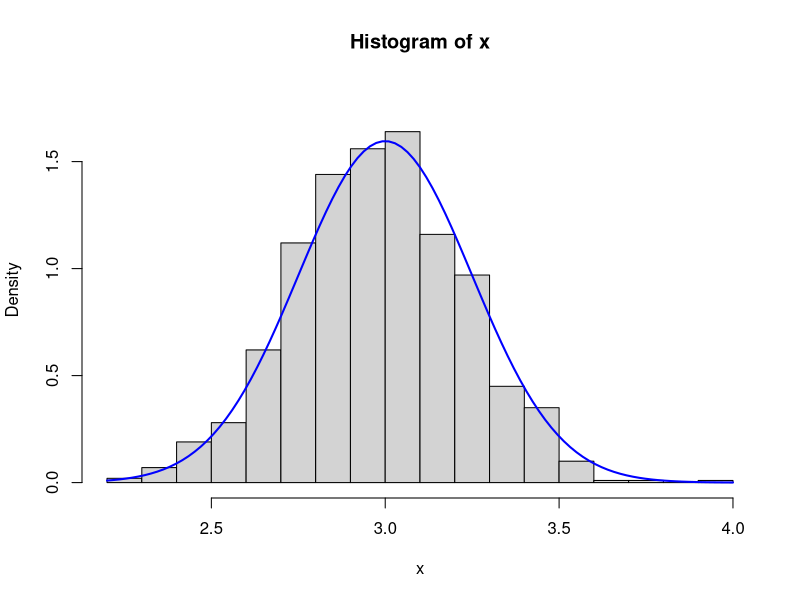
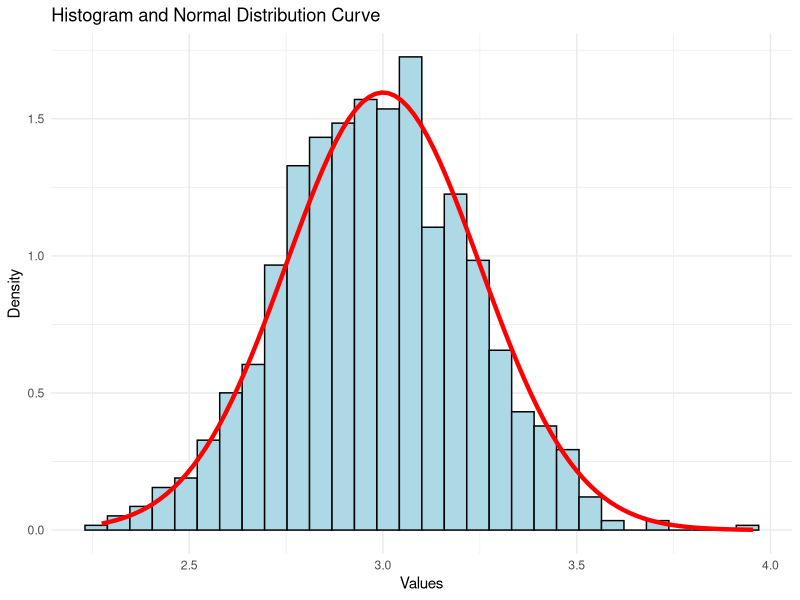
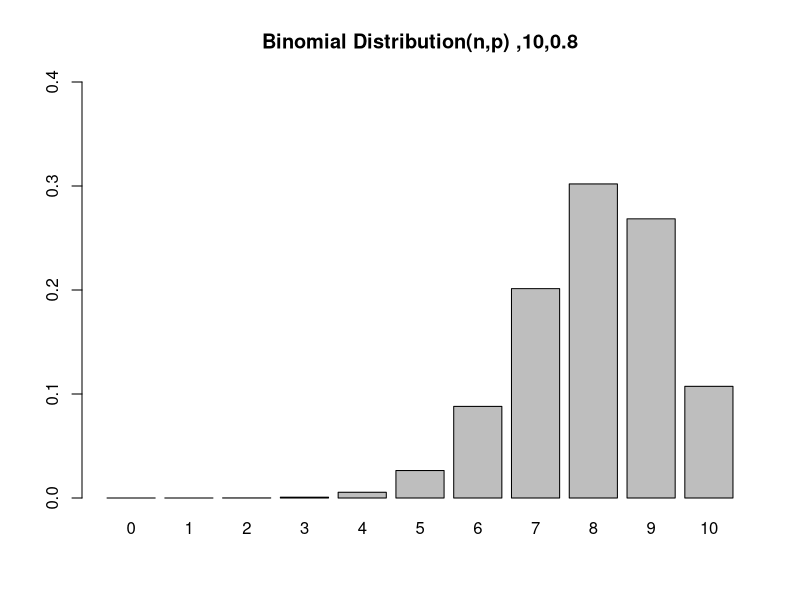

Write the R code that produced these figures, in order.
getwd()


# Exercise 1 - Generate 1000 numbers from a normal distribution with mean 3 and sd = .25 and write to the object called x.
# Normal Distribution
?rnorm

# rnorm(n, mean, sd)
m <- 3
s_d <- 0.25

x <- rnorm(1000, mean = m, sd = s_d )

# Exercise 2 - Create the histogram of the data generated in the previous item and add a layer with the normal curve.
?hist

hist(x, prob=TRUE, ylim=c(0,1.80),breaks=20, main = "Histogram of x")
curve(dnorm(x, m, s_d), add=TRUE, col="blue", lwd=2)

# Other way
install.packages("ggplot2")
library(ggplot2)

graphic <- ggplot(data.frame(x), aes(x)) +
  geom_histogram(aes(y = ..density..), bins = 30, color = "black", fill = "lightblue") +
  stat_function(fun = dnorm, args = list(mean = m, sd = s_d), color = "red", size = 1.5) +
  labs(title = "Histogram and Normal Distribution Curve",
       x = "Values",
       y = "Density") +
  theme_minimal()

graphic

# Exercise 3 - Assume that 80% of adults with allergies report symptomatic relief with a specific medication.
# If the drug is given to 10 new patients with allergies, what is the probability that it will be
# effective at exactly seven?

# Binomial Distribution
?dbinom

# dbinom(x, size, prob, log = FALSE)
s <- 10
p <- 0.8
x <- 7

probability_03 <- dbinom(x, size = s, prob = p)
percentage_03 <- probability_03 * 100

cat("The probability that it is effective at exactly seven is:", round(percentage_03, 2), "%\n")

# Graph to know any probability
graph <- function(n,p){
  x <- dbinom(0:n,size=n,prob=p)
  barplot(x,ylim=c(0,0.4),names.arg=0:n,
          main=sprintf(paste('Binomial Distribution(n,p) ',n,p,sep=',')))
}
graph(10,0.8)


# Exercise 4 - Suppose the test results of an entrance exam fit a normal distribution.
# Also, the mean test score is 72 and the standard deviation is 15.2.
# What percentage of students scored 84 or higher on the exam?

# Cumulative Distribution of the Normal Distribution.
?pnorm

# pnorm(q, mean = 0, sd = 1, lower.tail = TRUE, log.p = FALSE)
m <- 72
s_d <- 15.2
limit_score <- 84

percentage_students <- pnorm(limit_score, mean = m, sd = s_d, lower.tail=FALSE)
percentage_04 <- percentage_students * 100

cat("The percentage of students who scored 84 or higher on the exam is:", round(percentage_04, 2), "%\n")

# We apply the pnorm function of the normal distribution with mean 72 and standard deviation 15.2.
# Since we are looking for the percentage of students with a score greater than 84,
# we are interested in the upper tail of the normal distribution.


# Exercise 5 - Suppose the average check-out time for a supermarket cashier is three minutes.
# Find the probability that a customer checkout is completed by the cashier in less than two minutes.

# Exponential Distribution
?pexp

# pexp(q, rate = 1, lower.tail = TRUE, log.p = FALSE)
mean_check_out <- 3

probability_05 <- pexp(2, rate = 1/mean_check_out, lower.tail = TRUE)
percentage_05 <- probability_05 * 100

cat("The probability that a customer checkout is completed by the cashier in less than two minutes is:", round(percentage_05, 2), "%\n")

# The checkout processing fee is equal to one divided by the average checkout completion time.
# Therefore, the processing rate is 1/3 of checkouts per minute.
# Next, we apply the pexp function of the exponential distribution with rate = 1/3.


# Exercise 6 - Select ten random numbers between one and three.
?runif

# runif(n, min, max)
n <- 10

random_numbers <- runif(n, min = 1, max = 3)
random_numbers 

# Exercise 7 - If there are 12 cars crossing a bridge per minute, on average
# find the probability of having 15 or more cars crossing the bridge in a given minute.

# Distribuição de Poisson
?ppois

# ppois(q, lambda, lower.tail = TRUE, log.p = FALSE)
average_rate <- 12
num_desired_cars <- 15

# upper tail
probability_upper_tail <- ppois(num_desired_cars, lambda = average_rate, lower= FALSE)
percentage_upper_tail <- probability_upper_tail * 100

cat("The probability of having 15 or more cars crossing the bridge in a given minute is:", round(percentage_upper_tail, 2), "%\n")

# So the probability of having 15 or more cars crossing the bridge in one minute is in the
# upper tail of the probability density function.

# Curiosity
# The probability of having 14 or fewer cars crossing the bridge in a given minute is given by the ppois function.
# lower tail
average_rate <- 12
num_desired_cars <- 14

probability_lower_tail <- ppois(num_desired_cars, lambda = average_rate)
percentage_lower_tail <- probability_lower_tail* 100

cat("The probability of having 14 or fewer cars crossing the bridge in a given minute is:", round(percentage_lower_tail, 2), "%\n")

# Exercise 8 - Suppose there are 12 multiple choice questions in an English quiz.
# Each question has five possible answers and only one of them is correct.
# Find the probability of getting four or fewer correct answers if a student tries
# Answer each question randomly.

# cumulative probability of the binomial distribution.
?pbinom

# pbinom(q, size, prob, lower.tail = TRUE, log.p = FALSE)
num_questions <- 12
probability_hit <- 1/5

probability_08 <- pbinom(4, size = num_questions, prob = probability_hit)
percentage_08 <- probability_08 * 100

cat("The probability of getting four or fewer correct answers if a student tries to answer each question at random is:", round(percentage_08, 2), "%\n")

# Other way
# To find the probability of having four or fewer correct answers by random trials,
# apply the dbinom function with x = 0,…, 4.
dbinom(0, size=12, prob=0.2) + 
  dbinom(1, size=12, prob=0.2) + 
  dbinom(2, size=12, prob=0.2) + 
  dbinom(3, size=12, prob=0.2) + 
  dbinom(4, size=12, prob=0.2) 






